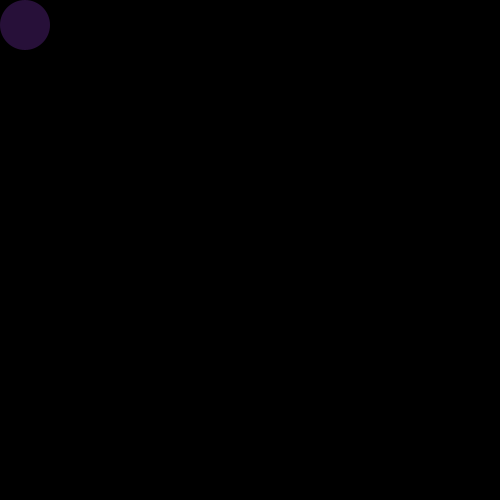
Frame 1 (no input)
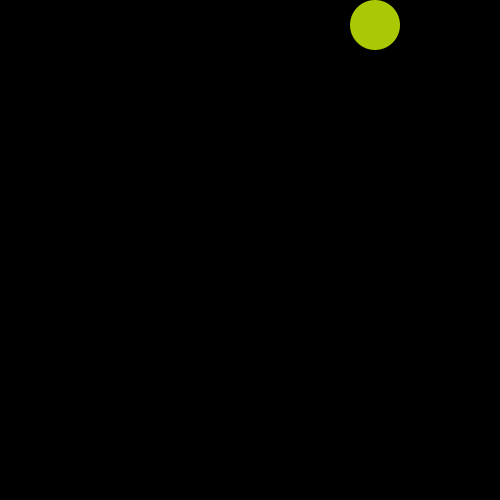
Frame 60 (the mouse pressed at the canvas centre just before this capture)
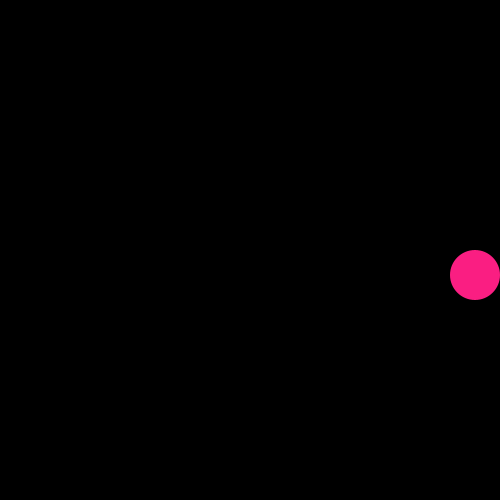
Frame 120 (the mouse held since frame 60 and released just before this capture)

The Processing sketch that drew these frames (run headless with seeded random() and noise(); from frame 60 on, the mouse is pressed at the canvas centre):

// Processing sketch: processing_52187
// ── processing_52187.pde

// Inicio
  int stop;
  int hor;
  int ver;

void setup(){
  size(500,500);
  smooth();
  hor=25;
  stop=0;
  ver=25;
  noStroke();
  fill(random(255),random(255),random(255),random(255));
 
}
void draw(){
  background(0);
  ellipse(hor,ver,50,50);
  
 if (stop==0){
   ver=ver+50;
    
    
 }
  
 if (ver==475){
   stop=10;
   fill(random(50),(150),(210));
 }
  
 if (stop==10){
 hor=hor+50;
 }
  
 if (hor==475){
   stop=20;
   fill((250),random(50),(130));
 }
  
 if (stop==20){
   ver=ver-50;
 }
  
 if (ver==25){
   stop=30;
   fill((170),(200),random(50));
 }
  
 if (stop==30){
   hor=hor-50;
 }
  
 if (hor==25){
 stop=0;
 fill((250),random(50),50);
 }
}
